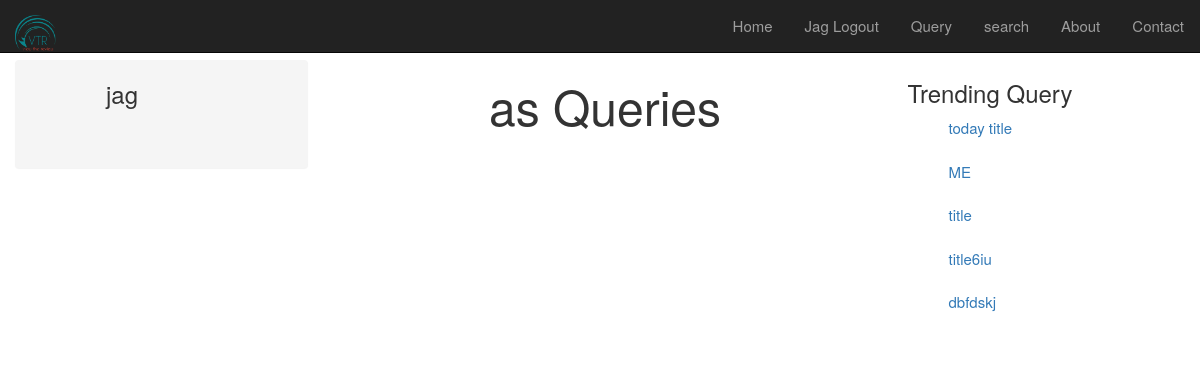
The app's page /faculty/branch/as/ (signed in), older data.
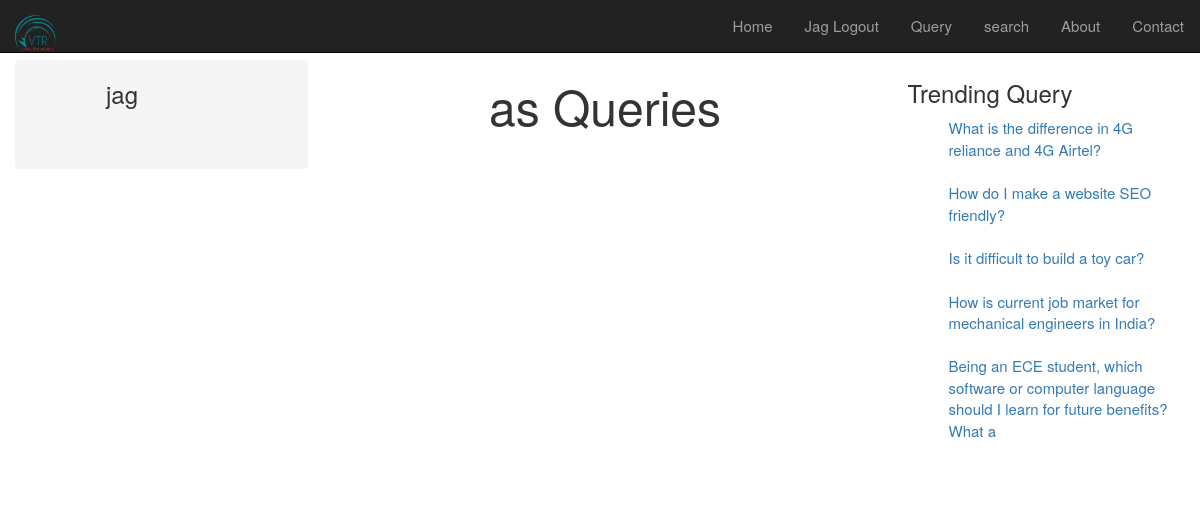
The same page, newer data.
### vtr/models.py (models this page shows, shortened)
class QueryS(models.Model):
    title = models.CharField(max_length=100, unique=True)
    created_at = models.DateTimeField(auto_now_add=True)
    content = models.TextField(null=True)
    show_user = models.BooleanField(default=0, null=False)
    branch = models.CharField(max_length=20, blank=True, null=True)
    views = models.IntegerField(default=0)
    votes = models.ManyToManyField(User, related_name='votess')
    abuses = models.ManyToManyField(User, related_name='abusess')
    user = models.ForeignKey(User, null=True)
    slug = models.SlugField(unique=True)
    tags = TaggableManager()

### faculty/views.py (the view)
# urls.py: url(r'^branch/(?P<branch_name>\w+)/$', views.branch, name='branch'),
@login_required
def branch(request, branch_name):
    userprofile = UserProfileF.objects.filter(user=request.user.id)
    allquery = QueryS.objects.filter(branch= branch_name).order_by('-created_at')
    popular_query = QueryS.objects.order_by('-views')[:5]
    branch = ['CSE','IT','ECE','ME','CE','EN']
    title= branch_name + ' Queries'
    context_dict = {
        'userprofile': userprofile,
        'allquery': allquery,
        'popular_query': popular_query,
        'branch': branch,
        'title': title
        }
    return render(request, 'faculty/index.html', context_dict)

### templates/faculty/index.html (shortened to what this page needs)
{% extends 'faculty/base.html' %}
{% load i18n comments %}
{% load markup_tags %}
{% block body_block %}
    <div class="row">
        <div class="col-lg-3" id="left">
            <ul>
                <h3>
                {{ user.username}}</h3><br><br>
            </ul>
        </div>
        <div class="col-lg-6" id="middle">
        <h1><font size="7"><center>{{title}}</center></font></h1>
        </div>
        <div class="col-lg-3" id="right">
            <div>
                <h3>Trending Query</h3>
                <ul style="list-style-type: none">
                    {% for query in popular_query %}
                        <li>
                            <a href="/faculty/{{query.slug}}">{{ query.title }}</a>
                        </li>
                        <br>
                    {% endfor %}
                </ul>
            </div>
            <br>
        </div>
    </div>
{% endblock %}

### templates/faculty/base.html (shortened to what this page needs)
<!DOCTYPE html>
{% load static %}
<html lang="en">
  <head>
    <link href = "{% static "css/bootstrap.min.css" %}" rel = "stylesheet">
    <link href = "{% static "css/style.css" %}" rel = "stylesheet">
    <link href="http://maxcdn.bootstrapcdn.com/font-awesome/4.1.0/css/font-awesome.min.css" rel="stylesheet">
  </head>
  <body>
    <div class="navbar navbar-inverse navbar-fixed-top" role="navigation">
      <div class="container-fluid">
        <div class="navbar-header">
          <a class="navbar-brand" href="{% url 'home' %}"><img src="{% static "img/vtr.png" %}" width="41px;"></a>
        </div>
        <div class="navbar-collapse collapse">
          <ul class="nav navbar-nav navbar-right">
           <li><a href="{% url 'home' %}">Home</a></li>
            {% if user.is_authenticated %}
              <li><a href="{% url 'logout' %}">{{user.username | title}} Logout</a></li>
              {% if user.department != "WARDEN" %}
              <li><a href="{% url 'add_queryH'%}">Query</a></li>
              {% else %}
              <li><a href="{% url 'add_queryS'%}">Query</a></li>
              {% endif %}
              <li><a href="{% url 'search_page'%}">search</a></li>
            {% endif %}
              <li><a href="#">About</a></li>
              <li><a href="#">Contact</a></li>
          </ul>
        </div>
      </div>
    </div>
    <div class="container">
      {% block body_block %}{% endblock %}
    </div>
  </body>
</html>

### static/css/style.css (style rules this page uses)
body { padding-top: 60px; }
#left { border: 1px solid transparent; border-radius: 4px; box-shadow: 0px 1px 1px rgba(0, 0, 0, 0.05);; background-color: #F5F5F5; padding-left: 50px; }
li { font-size: 15px; list-style: outside none; padding: 1px; }
#middle { padding-left: 30px; padding-right: 20px; }

Row changes from the older to the newer data that the page shows:
removed QueryS: title "today title"
removed QueryS: title "ME"
removed QueryS: title "title"
removed QueryS: title "title6iu"
removed QueryS: title "dbfdskj"
added QueryS: title "What is the difference in 4G reliance and 4G Airtel?"
added QueryS: title "How do I make a website SEO friendly?"
added QueryS: title "Is it difficult to build a toy car?"
added QueryS: title "How is current job market for mechanical engineers in India?"
added QueryS: title "Being an ECE student, which software or computer language should I learn for future benefits? What a"
